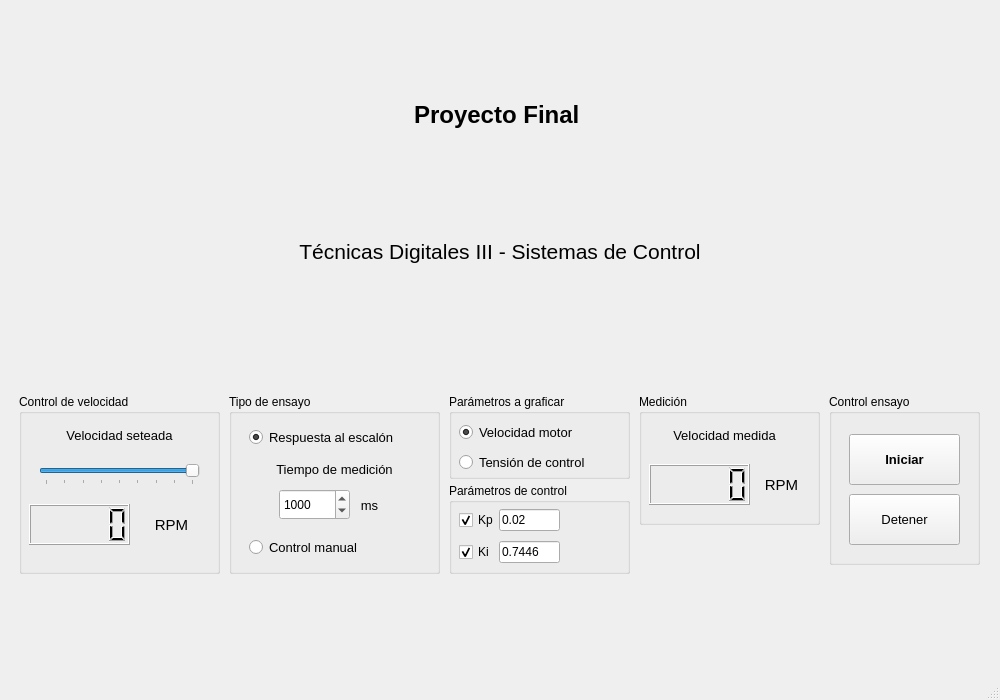
<?xml version="1.0" encoding="UTF-8"?>
<ui version="4.0">
 <class>MainWindow</class>
 <widget class="QMainWindow" name="MainWindow">
  <property name="geometry">
   <rect>
    <x>0</x>
    <y>0</y>
    <width>1000</width>
    <height>700</height>
   </rect>
  </property>
  <property name="windowTitle">
   <string>Proyecto Final TD3</string>
  </property>
  <widget class="QWidget" name="centralwidget">
   <property name="sizePolicy">
    <sizepolicy hsizetype="Preferred" vsizetype="Preferred">
     <horstretch>0</horstretch>
     <verstretch>0</verstretch>
    </sizepolicy>
   </property>
   <property name="minimumSize">
    <size>
     <width>877</width>
     <height>0</height>
    </size>
   </property>
   <layout class="QGridLayout" name="gridLayout">
    <item row="2" column="0" colspan="2">
     <layout class="QGridLayout" name="gridLayout_central">
      <property name="sizeConstraint">
       <enum>QLayout::SetNoConstraint</enum>
      </property>
     </layout>
    </item>
    <item row="1" column="0" colspan="2">
     <widget class="QLabel" name="label">
      <property name="sizePolicy">
       <sizepolicy hsizetype="Preferred" vsizetype="Fixed">
        <horstretch>0</horstretch>
        <verstretch>0</verstretch>
       </sizepolicy>
      </property>
      <property name="baseSize">
       <size>
        <width>1500</width>
        <height>100</height>
       </size>
      </property>
      <property name="font">
       <font>
        <pointsize>16</pointsize>
        <bold>false</bold>
       </font>
      </property>
      <property name="text">
       <string>Técnicas Digitales III - Sistemas de Control</string>
      </property>
      <property name="alignment">
       <set>Qt::AlignCenter</set>
      </property>
      <property name="wordWrap">
       <bool>true</bool>
      </property>
     </widget>
    </item>
    <item row="0" column="0" colspan="2">
     <widget class="QLabel" name="label_8">
      <property name="sizePolicy">
       <sizepolicy hsizetype="Preferred" vsizetype="Fixed">
        <horstretch>0</horstretch>
        <verstretch>0</verstretch>
       </sizepolicy>
      </property>
      <property name="sizeIncrement">
       <size>
        <width>0</width>
        <height>0</height>
       </size>
      </property>
      <property name="baseSize">
       <size>
        <width>1500</width>
        <height>150</height>
       </size>
      </property>
      <property name="font">
       <font>
        <pointsize>18</pointsize>
        <bold>true</bold>
       </font>
      </property>
      <property name="text">
       <string>Proyecto Final </string>
      </property>
      <property name="alignment">
       <set>Qt::AlignCenter</set>
      </property>
     </widget>
    </item>
    <item row="3" column="0" colspan="2">
     <widget class="QWidget" name="widget" native="true">
      <property name="sizePolicy">
       <sizepolicy hsizetype="Preferred" vsizetype="Maximum">
        <horstretch>0</horstretch>
        <verstretch>0</verstretch>
       </sizepolicy>
      </property>
      <property name="minimumSize">
       <size>
        <width>1000</width>
        <height>200</height>
       </size>
      </property>
      <widget class="QGroupBox" name="groupBox_3">
       <property name="geometry">
        <rect>
         <x>820</x>
         <y>20</y>
         <width>151</width>
         <height>171</height>
        </rect>
       </property>
       <property name="title">
        <string>Control ensayo</string>
       </property>
       <widget class="QPushButton" name="pushButton_iniciar">
        <property name="geometry">
         <rect>
          <x>20</x>
          <y>40</y>
          <width>111</width>
          <height>51</height>
         </rect>
        </property>
        <property name="sizePolicy">
         <sizepolicy hsizetype="Minimum" vsizetype="Preferred">
          <horstretch>0</horstretch>
          <verstretch>0</verstretch>
         </sizepolicy>
        </property>
        <property name="font">
         <font>
          <pointsize>10</pointsize>
          <bold>true</bold>
         </font>
        </property>
        <property name="text">
         <string>Iniciar</string>
        </property>
       </widget>
       <widget class="QPushButton" name="pushButton_detener">
        <property name="geometry">
         <rect>
          <x>20</x>
          <y>100</y>
          <width>111</width>
          <height>51</height>
         </rect>
        </property>
        <property name="sizePolicy">
         <sizepolicy hsizetype="Maximum" vsizetype="Maximum">
          <horstretch>0</horstretch>
          <verstretch>0</verstretch>
         </sizepolicy>
        </property>
        <property name="font">
         <font>
          <pointsize>10</pointsize>
          <bold>false</bold>
         </font>
        </property>
        <property name="text">
         <string>Detener</string>
        </property>
       </widget>
      </widget>
      <widget class="QGroupBox" name="groupBox_2">
       <property name="geometry">
        <rect>
         <x>10</x>
         <y>20</y>
         <width>201</width>
         <height>180</height>
        </rect>
       </property>
       <property name="sizePolicy">
        <sizepolicy hsizetype="Minimum" vsizetype="Minimum">
         <horstretch>0</horstretch>
         <verstretch>0</verstretch>
        </sizepolicy>
       </property>
       <property name="minimumSize">
        <size>
         <width>100</width>
         <height>100</height>
        </size>
       </property>
       <property name="title">
        <string>Control de velocidad</string>
       </property>
       <property name="flat">
        <bool>false</bool>
       </property>
       <property name="checkable">
        <bool>false</bool>
       </property>
       <widget class="QLCDNumber" name="lcdNumber_w_ref">
        <property name="geometry">
         <rect>
          <x>10</x>
          <y>110</y>
          <width>101</width>
          <height>41</height>
         </rect>
        </property>
        <property name="sizePolicy">
         <sizepolicy hsizetype="Minimum" vsizetype="Minimum">
          <horstretch>0</horstretch>
          <verstretch>0</verstretch>
         </sizepolicy>
        </property>
       </widget>
       <widget class="QLabel" name="label_3">
        <property name="geometry">
         <rect>
          <x>20</x>
          <y>30</y>
          <width>161</width>
          <height>23</height>
         </rect>
        </property>
        <property name="sizePolicy">
         <sizepolicy hsizetype="Preferred" vsizetype="Fixed">
          <horstretch>0</horstretch>
          <verstretch>0</verstretch>
         </sizepolicy>
        </property>
        <property name="font">
         <font>
          <pointsize>10</pointsize>
         </font>
        </property>
        <property name="text">
         <string>Velocidad seteada</string>
        </property>
        <property name="scaledContents">
         <bool>false</bool>
        </property>
        <property name="alignment">
         <set>Qt::AlignCenter</set>
        </property>
       </widget>
       <widget class="QSlider" name="horizontalSlider_vel_ref">
        <property name="geometry">
         <rect>
          <x>20</x>
          <y>70</y>
          <width>161</width>
          <height>21</height>
         </rect>
        </property>
        <property name="sizePolicy">
         <sizepolicy hsizetype="Minimum" vsizetype="Fixed">
          <horstretch>0</horstretch>
          <verstretch>0</verstretch>
         </sizepolicy>
        </property>
        <property name="maximum">
         <number>4000</number>
        </property>
        <property name="singleStep">
         <number>100</number>
        </property>
        <property name="pageStep">
         <number>500</number>
        </property>
        <property name="value">
         <number>4000</number>
        </property>
        <property name="sliderPosition">
         <number>4000</number>
        </property>
        <property name="orientation">
         <enum>Qt::Horizontal</enum>
        </property>
        <property name="tickPosition">
         <enum>QSlider::TicksBelow</enum>
        </property>
        <property name="tickInterval">
         <number>500</number>
        </property>
       </widget>
       <widget class="QLabel" name="label_2">
        <property name="geometry">
         <rect>
          <x>110</x>
          <y>110</y>
          <width>85</width>
          <height>41</height>
         </rect>
        </property>
        <property name="sizePolicy">
         <sizepolicy hsizetype="Preferred" vsizetype="Preferred">
          <horstretch>0</horstretch>
          <verstretch>0</verstretch>
         </sizepolicy>
        </property>
        <property name="font">
         <font>
          <pointsize>11</pointsize>
         </font>
        </property>
        <property name="text">
         <string>RPM</string>
        </property>
        <property name="alignment">
         <set>Qt::AlignCenter</set>
        </property>
       </widget>
      </widget>
      <widget class="QGroupBox" name="groupBox_4">
       <property name="geometry">
        <rect>
         <x>220</x>
         <y>20</y>
         <width>211</width>
         <height>180</height>
        </rect>
       </property>
       <property name="sizePolicy">
        <sizepolicy hsizetype="Preferred" vsizetype="Maximum">
         <horstretch>0</horstretch>
         <verstretch>0</verstretch>
        </sizepolicy>
       </property>
       <property name="minimumSize">
        <size>
         <width>0</width>
         <height>160</height>
        </size>
       </property>
       <property name="title">
        <string>Tipo de ensayo</string>
       </property>
       <widget class="QRadioButton" name="radioButton_respuestaEscalon">
        <property name="geometry">
         <rect>
          <x>20</x>
          <y>30</y>
          <width>181</width>
          <height>26</height>
         </rect>
        </property>
        <property name="font">
         <font>
          <pointsize>10</pointsize>
         </font>
        </property>
        <property name="text">
         <string>Respuesta al escalón</string>
        </property>
        <property name="icon">
         <iconset theme="battery">
          <normaloff>.</normaloff>.</iconset>
        </property>
        <property name="checked">
         <bool>true</bool>
        </property>
       </widget>
       <widget class="QRadioButton" name="radioButton_controlManual">
        <property name="geometry">
         <rect>
          <x>20</x>
          <y>140</y>
          <width>141</width>
          <height>26</height>
         </rect>
        </property>
        <property name="font">
         <font>
          <pointsize>10</pointsize>
         </font>
        </property>
        <property name="text">
         <string>Control manual</string>
        </property>
       </widget>
       <widget class="QLabel" name="label_5">
        <property name="geometry">
         <rect>
          <x>120</x>
          <y>100</y>
          <width>41</width>
          <height>23</height>
         </rect>
        </property>
        <property name="sizePolicy">
         <sizepolicy hsizetype="Preferred" vsizetype="Fixed">
          <horstretch>0</horstretch>
          <verstretch>0</verstretch>
         </sizepolicy>
        </property>
        <property name="font">
         <font>
          <pointsize>10</pointsize>
         </font>
        </property>
        <property name="text">
         <string>ms</string>
        </property>
        <property name="scaledContents">
         <bool>false</bool>
        </property>
        <property name="alignment">
         <set>Qt::AlignCenter</set>
        </property>
       </widget>
       <widget class="QSpinBox" name="spinBox_tiempoMedicion">
        <property name="geometry">
         <rect>
          <x>50</x>
          <y>95</y>
          <width>71</width>
          <height>31</height>
         </rect>
        </property>
        <property name="sizePolicy">
         <sizepolicy hsizetype="Fixed" vsizetype="Fixed">
          <horstretch>0</horstretch>
          <verstretch>0</verstretch>
         </sizepolicy>
        </property>
        <property name="sizeIncrement">
         <size>
          <width>0</width>
          <height>0</height>
         </size>
        </property>
        <property name="baseSize">
         <size>
          <width>500</width>
          <height>200</height>
         </size>
        </property>
        <property name="maximum">
         <number>4000</number>
        </property>
        <property name="singleStep">
         <number>250</number>
        </property>
        <property name="value">
         <number>1000</number>
        </property>
       </widget>
       <widget class="QLabel" name="label_4">
        <property name="geometry">
         <rect>
          <x>20</x>
          <y>65</y>
          <width>171</width>
          <height>21</height>
         </rect>
        </property>
        <property name="sizePolicy">
         <sizepolicy hsizetype="Preferred" vsizetype="Fixed">
          <horstretch>0</horstretch>
          <verstretch>0</verstretch>
         </sizepolicy>
        </property>
        <property name="font">
         <font>
          <pointsize>10</pointsize>
         </font>
        </property>
        <property name="text">
         <string>Tiempo de medición</string>
        </property>
        <property name="scaledContents">
         <bool>false</bool>
        </property>
        <property name="alignment">
         <set>Qt::AlignCenter</set>
        </property>
       </widget>
      </widget>
      <widget class="QGroupBox" name="groupBox">
       <property name="geometry">
        <rect>
         <x>440</x>
         <y>20</y>
         <width>181</width>
         <height>85</height>
        </rect>
       </property>
       <property name="title">
        <string>Parámetros a graficar</string>
       </property>
       <widget class="QRadioButton" name="radioButton_graficarDuty">
        <property name="geometry">
         <rect>
          <x>10</x>
          <y>55</y>
          <width>151</width>
          <height>26</height>
         </rect>
        </property>
        <property name="font">
         <font>
          <pointsize>10</pointsize>
         </font>
        </property>
        <property name="text">
         <string>Tensión de control</string>
        </property>
       </widget>
       <widget class="QRadioButton" name="radioButton_graficarVelMedida">
        <property name="geometry">
         <rect>
          <x>10</x>
          <y>25</y>
          <width>151</width>
          <height>26</height>
         </rect>
        </property>
        <property name="font">
         <font>
          <pointsize>10</pointsize>
         </font>
        </property>
        <property name="text">
         <string>Velocidad motor</string>
        </property>
        <property name="checked">
         <bool>true</bool>
        </property>
       </widget>
      </widget>
      <widget class="QGroupBox" name="groupBox_5">
       <property name="geometry">
        <rect>
         <x>440</x>
         <y>109</y>
         <width>181</width>
         <height>91</height>
        </rect>
       </property>
       <property name="title">
        <string>Parámetros de control</string>
       </property>
       <widget class="QLineEdit" name="lineEdit_Ki">
        <property name="geometry">
         <rect>
          <x>50</x>
          <y>58</y>
          <width>61</width>
          <height>22</height>
         </rect>
        </property>
        <property name="text">
         <string>0.7446</string>
        </property>
       </widget>
       <widget class="QCheckBox" name="checkBox_Ki">
        <property name="geometry">
         <rect>
          <x>10</x>
          <y>56</y>
          <width>41</width>
          <height>26</height>
         </rect>
        </property>
        <property name="text">
         <string>Ki</string>
        </property>
        <property name="checked">
         <bool>true</bool>
        </property>
       </widget>
       <widget class="QCheckBox" name="checkBox_Kp">
        <property name="geometry">
         <rect>
          <x>10</x>
          <y>24</y>
          <width>41</width>
          <height>26</height>
         </rect>
        </property>
        <property name="text">
         <string>Kp</string>
        </property>
        <property name="checkable">
         <bool>true</bool>
        </property>
        <property name="checked">
         <bool>true</bool>
        </property>
       </widget>
       <widget class="QLineEdit" name="lineEdit_Kp">
        <property name="geometry">
         <rect>
          <x>50</x>
          <y>26</y>
          <width>61</width>
          <height>22</height>
         </rect>
        </property>
        <property name="text">
         <string>0.02</string>
        </property>
       </widget>
      </widget>
      <widget class="QGroupBox" name="groupBox_6">
       <property name="geometry">
        <rect>
         <x>630</x>
         <y>20</y>
         <width>181</width>
         <height>131</height>
        </rect>
       </property>
       <property name="title">
        <string>Medición</string>
       </property>
       <widget class="QLabel" name="label_7">
        <property name="geometry">
         <rect>
          <x>100</x>
          <y>70</y>
          <width>85</width>
          <height>41</height>
         </rect>
        </property>
        <property name="sizePolicy">
         <sizepolicy hsizetype="Preferred" vsizetype="Preferred">
          <horstretch>0</horstretch>
          <verstretch>0</verstretch>
         </sizepolicy>
        </property>
        <property name="font">
         <font>
          <pointsize>11</pointsize>
         </font>
        </property>
        <property name="text">
         <string>RPM</string>
        </property>
        <property name="alignment">
         <set>Qt::AlignCenter</set>
        </property>
       </widget>
       <widget class="QLabel" name="label_6">
        <property name="geometry">
         <rect>
          <x>10</x>
          <y>30</y>
          <width>151</width>
          <height>23</height>
         </rect>
        </property>
        <property name="sizePolicy">
         <sizepolicy hsizetype="Preferred" vsizetype="Fixed">
          <horstretch>0</horstretch>
          <verstretch>0</verstretch>
         </sizepolicy>
        </property>
        <property name="font">
         <font>
          <pointsize>10</pointsize>
         </font>
        </property>
        <property name="text">
         <string>Velocidad medida</string>
        </property>
        <property name="scaledContents">
         <bool>false</bool>
        </property>
        <property name="alignment">
         <set>Qt::AlignCenter</set>
        </property>
       </widget>
       <widget class="QLCDNumber" name="lcdNumber_vel_medida">
        <property name="geometry">
         <rect>
          <x>10</x>
          <y>70</y>
          <width>101</width>
          <height>41</height>
         </rect>
        </property>
        <property name="sizePolicy">
         <sizepolicy hsizetype="Minimum" vsizetype="Minimum">
          <horstretch>0</horstretch>
          <verstretch>0</verstretch>
         </sizepolicy>
        </property>
       </widget>
      </widget>
     </widget>
    </item>
   </layout>
  </widget>
  <widget class="QMenuBar" name="menubar">
   <property name="geometry">
    <rect>
     <x>0</x>
     <y>0</y>
     <width>1000</width>
     <height>21</height>
    </rect>
   </property>
  </widget>
  <widget class="QStatusBar" name="statusbar"/>
 </widget>
 <resources/>
 <connections/>
</ui>
